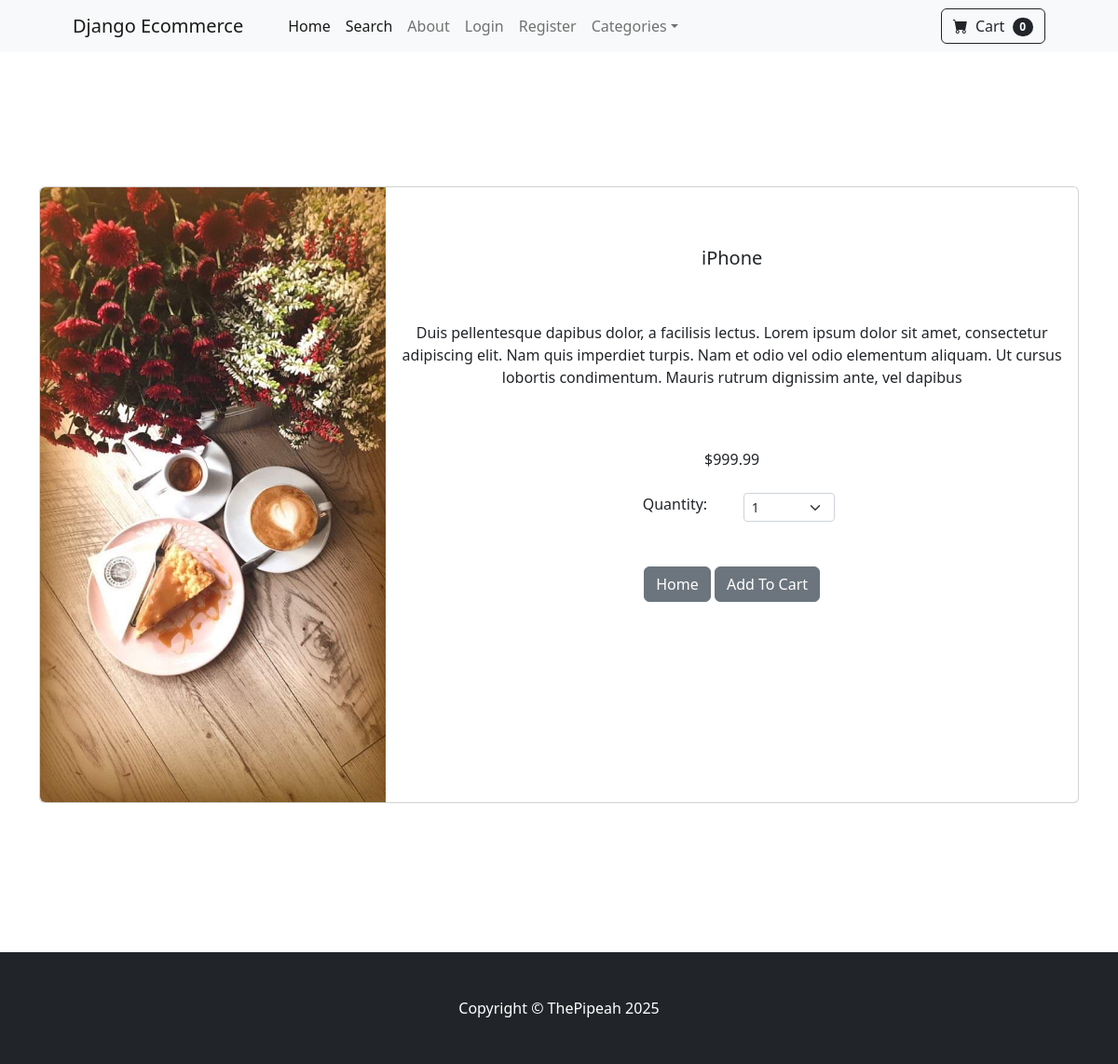
Page /product/1 on the committed database.
### store/models.py (models this page shows, shortened)
class Product(models.Model):
    name = models.CharField(max_length=100)
    price = models.DecimalField(default=0, decimal_places=2, max_digits=6)
    category = models.ForeignKey(Category, on_delete=models.CASCADE, default=1)
    description =models.CharField(max_length=250, default='', blank=True, null=True)
    image = models.ImageField(upload_to='uploads/product/')
    is_sale = models.BooleanField(default=False)
    sale_price = models.DecimalField(default=0, decimal_places=2, max_digits=6)

### store/views.py (the view)
# urls.py: path('product/<int:pk>', views.product, name='product'),
def product(request, pk):
    product = Product.objects.get(id=pk)
    return render(request, 'product.html', {'product':product})

### cart/cart.py (called while the page is built)
    def __len__(self):
        return len(self.cart)

### cart/context_processors.py (called while the page is built)
def cart(request):
    return{'cart': Cart(request)}

### store/templates/product.html (shortened to what this page needs)
{% extends "base.html" %}
{% block content %}
        <br/><br/>
        <div class="container">
        <br/><br/>
        <br/><br/>
            <div class="card mb-3">
                <div class="row g-0">
                    <div class="col-md-4">
                        <img src="{{ product.image.url }}" class="img-fluid rounded-start" alt="...">
                    </div>
                    <div class="col-md-8">
                        <div class="card-body">
                            <center>
                                <br/><br/>
                                <h5 class="card-title">{{ product.name }}</h5>
                                <br/><br/>
                                <p class="card-text">{{ product.description }}</p>
                                <br/><br/>
                                {% if product.is_sale %}
                                    <div class="d-flex justify-content-center small text-warning mb-2">
                                        <div class="bi-star-fill"></div>
                                        &nbsp;&nbsp;Sale!&nbsp;&nbsp;
                                        <div class="bi-star-fill"></div>
                                    </div>
                                    <strike>
                                    ${{ product.price }}
                                    </strike>
                                    &nbsp;
                                    ${{ product.sale_price }}
                                {% else %}
                                    ${{ product.price }}
                                {% endif %}
                                <br/><br/>
                                <div class="row justify-content-center">
                                    <div class="col-md-2">Quantity:</div>
                                    <div class="col-md-2">
                                        <select class="form-select form-select-sm" id="qty-cart">
                                            <option value="1">1</option>
                                        </select>
                                    </div>
                                </div>
                                <br/><br/>
                                <a href="{% url 'home' %}" class="btn btn-secondary">Home</a>
                                <button type="button" value="{{ product.id }}" class="btn btn-secondary" id="add-cart">Add To Cart</button>
                        </div>
                    </div>
                </div>
            </div>
        <br/><br/>
        <br/><br/>
        <br/><br/>
        </div>
{% endblock content %}

### rows in the picture
Product: image (picture), name "iPhone", description "Duis pellentesque dapibus dolor, a facilisis lectus. Lorem ipsum dolor sit amet, consectetur adipiscing elit. Nam quis imperdiet turpis. Nam et odio vel odio elementum aliquam. Ut cursus lobortis condimentum. Mauris rutrum dignissim ante, vel dapibus", price "999.99"

### other values in the picture
{{ cart|length }} "0"
